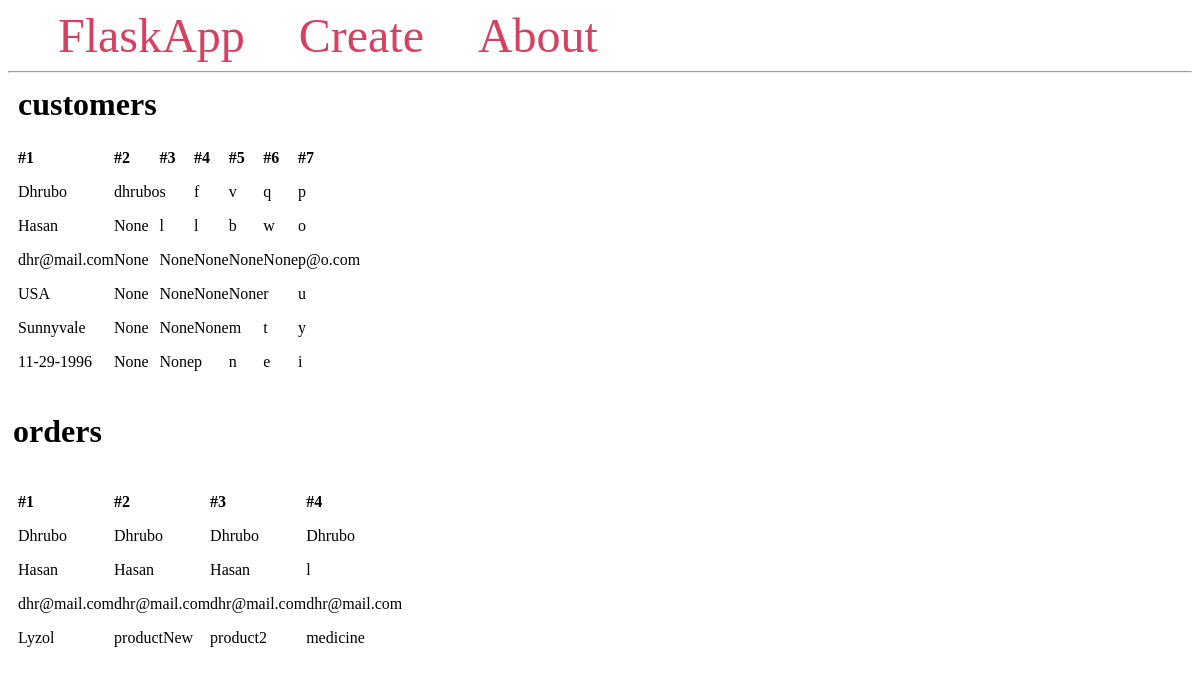
The page / on the database its author committed.
### application.py (models this page shows, shortened)
class Customer(db.Model):
    id = db.Column(db.Integer, primary_key=True)
    firstName = db.Column(db.String(100))
    lastName = db.Column(db.String(100))
    dateOfBirth = db.Column(db.String(100))
    city = db.Column(db.String(100))
    country = db.Column(db.String(100))
    countryCode = db.Column(db.String(5))
    email = db.Column(db.String(100))
    orders = db.relationship('Order', backref='customer')

class Order(db.Model):
    id = db.Column(db.Integer, primary_key=True)
    firstName = db.Column(db.String(100))
    lastName = db.Column(db.String(100))
    item = db.Column(db.String(100))
    email = db.Column(db.String(100))
    customer_id = db.Column(db.Integer, db.ForeignKey('customer.id'))

### application.py (the view)
@application.route('/')
def index():
    customers = Customer.query.all()
    orders = Order.query.all()
    return render_template('index.html', customers = customers, orders = orders)

### templates/index.html
{% extends 'base.html' %}
{% block content %}
    <h1 class="title">{% block title %} customers {% endblock %}</h1>
    <div class="content">
        {% for customer in customers %}
            <div class="customer">
                <p><b>#{{ customer.id }}</b></p>
                <p>{{ customer.firstName }}</p>
                <p>{{ customer.lastName }}</p>
                <p>{{ customer.email }}</p>
                <p>{{ customer.country }} </p>
                <p>{{ customer.city }}</p>
                <p>{{ customer.dateOfBirth }}</p>
            </div>
        {% endfor %}
    </div>
    <h1 class="title2">{% block title2 %} orders {% endblock %}</h1>
    <div class="content">
        {% for order in orders %}
            <div class="order">
                <p><b>#{{ order.id }}</b></p>
                <p>{{ order.firstName }}</p>
                <p>{{ order.lastName }}</p>
                <p>{{ order.email }}</p>
                <p>{{ order.item }} </p>
            </div>
        {% endfor %}
    </div>
{% endblock %}

### templates/base.html (shortened to what this page needs)
<!DOCTYPE html>
<html lang="en">
<head>
</head>
<body>
    <nav>
        <a href="{{ url_for('index') }}">FlaskApp</a>
        <a href="#">Create</a>
        <a href="#">About</a>
    </nav>
    <hr>
    <div class="content">
        {% block content %} {% endblock %}
    </div>
</body>
</html>

### templates/base.html (style rules this page uses)
.title { margin: 5px; }
.content { margin: 5px; width: 100%; display: flex; flex-direction: row; flex-wrap: wrap; }
nav a { color: #d64161; font-size: 3em; margin-left: 50px; text-decoration: none; }

### rows shown on the page
Customer: id "1", firstName "Dhrubo", lastName "Hasan", email "dhr@mail.com", country "USA", city "Sunnyvale", dateOfBirth "11-29-1996"
Customer: id "2", firstName "dhrubo", lastName "None", email "None", country "None", city "None", dateOfBirth "None"
Customer: id "3", firstName "s", lastName "l", email "None", country "None", city "None", dateOfBirth "None"
Customer: id "4", firstName "f", lastName "l", email "None", country "None", city "None", dateOfBirth "p"
Customer: id "5", firstName "v", lastName "b", email "None", country "None", city "m", dateOfBirth "n"
Customer: id "6", firstName "q", lastName "w", email "None", country "r", city "t", dateOfBirth "e"
Customer: id "7", firstName "p", lastName "o", email "p@o.com", country "u", city "y", dateOfBirth "i"
Order: id "1", firstName "Dhrubo", lastName "Hasan", email "dhr@mail.com", item "Lyzol"
Order: id "2", firstName "Dhrubo", lastName "Hasan", email "dhr@mail.com", item "productNew"
Order: id "3", firstName "Dhrubo", lastName "Hasan", email "dhr@mail.com", item "product2"
Order: id "4", firstName "Dhrubo", lastName "l", email "dhr@mail.com", item "medicine"
